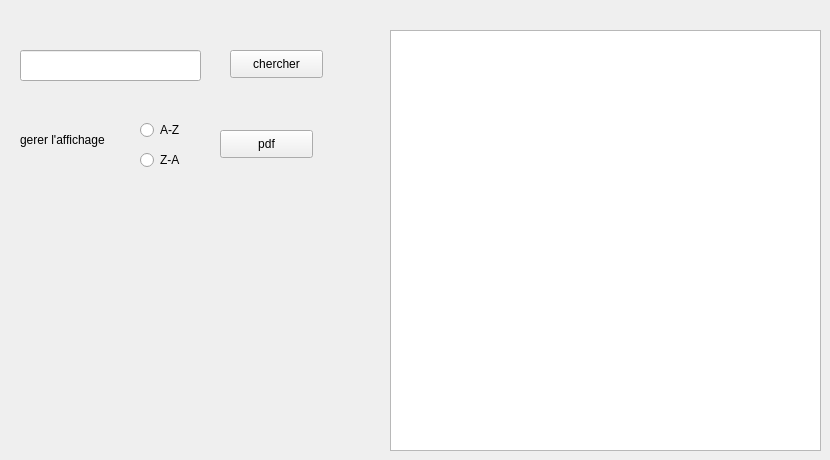
      <widget class="QWidget" name="tab_16">
       <attribute name="title">
        <string>lire</string>
       </attribute>
       <widget class="QRadioButton" name="yas_tri1">
        <property name="geometry">
         <rect>
          <x>140</x>
          <y>120</y>
          <width>97</width>
          <height>20</height>
         </rect>
        </property>
        <property name="text">
         <string>A-Z</string>
        </property>
       </widget>
       <widget class="QRadioButton" name="yas_tri2">
        <property name="geometry">
         <rect>
          <x>140</x>
          <y>150</y>
          <width>97</width>
          <height>20</height>
         </rect>
        </property>
        <property name="text">
         <string>Z-A</string>
        </property>
       </widget>
       <widget class="QLabel" name="label_32">
        <property name="geometry">
         <rect>
          <x>20</x>
          <y>130</y>
          <width>101</width>
          <height>20</height>
         </rect>
        </property>
        <property name="text">
         <string>gerer l'affichage </string>
        </property>
       </widget>
       <widget class="QLineEdit" name="chercher_yas">
        <property name="geometry">
         <rect>
          <x>20</x>
          <y>50</y>
          <width>181</width>
          <height>31</height>
         </rect>
        </property>
        <property name="text">
         <string/>
        </property>
       </widget>
       <widget class="QPushButton" name="yas_chercher">
        <property name="geometry">
         <rect>
          <x>230</x>
          <y>50</y>
          <width>93</width>
          <height>28</height>
         </rect>
        </property>
        <property name="text">
         <string>chercher</string>
        </property>
       </widget>
       <widget class="QPushButton" name="yas_pdf">
        <property name="geometry">
         <rect>
          <x>220</x>
          <y>130</y>
          <width>93</width>
          <height>28</height>
         </rect>
        </property>
        <property name="text">
         <string>pdf</string>
        </property>
       </widget>
       <widget class="QTableView" name="tab_juge">
        <property name="geometry">
         <rect>
          <x>390</x>
          <y>30</y>
          <width>431</width>
          <height>421</height>
         </rect>
        </property>
       </widget>
      </widget>
